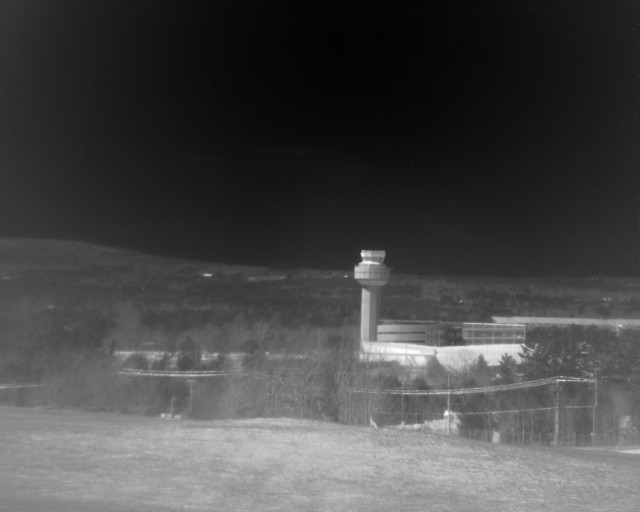
#> input picture images/original_image.jpg, 1280 x 1024 px (shown at 1/2 size)
$ python -i image_pyramid.py   (imports and definitions only)
#> lines starting #> are read from the running program, lines starting #| are printed output that depends on the picture; after the words box and inside, x2 and y2 are one past the last pixel; in counts of white or black regions, pixels touching at a corner belong together
import os
import cv2
import numpy as np
from scipy.ndimage import minimum_filter, maximum_filter

from exceptions import ImageNotFound

class Pyramid:
    def __init__(self,image_filename):
#> called with image_filename = 'images/original_image.jpg'
        try:
            if os.path.exists(image_filename) != True:
                raise ImageNotFound ("Error-Image not found")
            else:
                self.image = cv2.imread(image_filename,0)
#> self.image is the input picture: shape (1024, 1280); min 0, max 255, mean 71.5
        except ImageNotFound as e:
            print (e)
            exit(1)

    def displayImage(self, input= None):
        if input is None:
            cv2.imshow("window", self.image)
            cv2.waitKey(0)

    def downsample(self, input_image):
        return cv2.resize(input_image,None,fx=0.5, fy=0.5,
                                 interpolation=cv2.INTER_LINEAR)
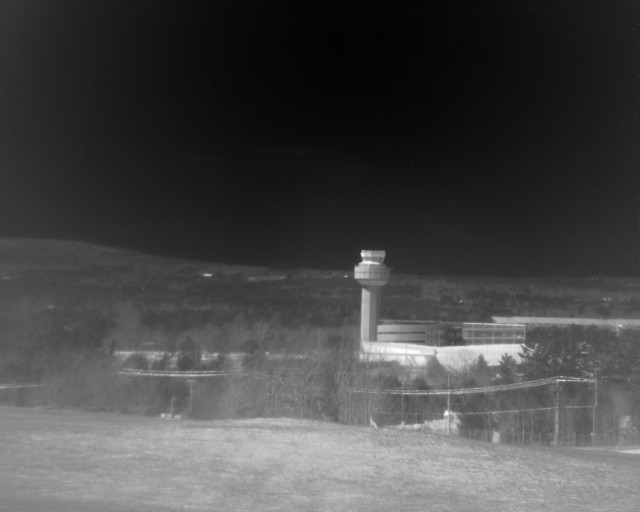
#> returned value: shape (512, 640); min 1, max 255, mean 71.7

    def upsample(self, input_image):
        return cv2.resize(input_image,None,fx=2.0, fy=2.0,
                                 interpolation=cv2.INTER_LINEAR)
#> returned value: shape (1024, 1280) float32

    def conv_filter(self, input_image):

        kernel1 = np.array(
            [[1.0 / 256, 4.0 / 256, 6.0 / 256, 4.0 / 256, 1.0 / 256],
        [4.0 / 256, 16.0 / 256, 24.0 / 256, 16.0 / 256, 4.0 / 256],
        [6.0 / 256, 24.0 / 256, 36.0 / 256, 24.0 / 256, 6.0 / 256],
        [4.0 / 256, 16.0 / 256, 24.0 / 256, 16.0 / 256, 4.0 / 256],
        [1.0 / 256, 4.0 / 256, 6.0 / 256, 4.0 / 256, 1.0 / 256]])

        filtered_image = cv2.filter2D(src=input_image.astype(np.float32), ddepth=-1, kernel=kernel1)
        return filtered_image

    def rolp(self,lowpass_image):
        output =cv2.divide(self.image.astype(np.float32), 4.0*lowpass_image.astype(np.float32))
        return output

    def adjust(self, rolp):

        output = np.zeros_like(self.image,np.float32)

        min_filtered = minimum_filter(rolp, size=(3,3), mode='constant')
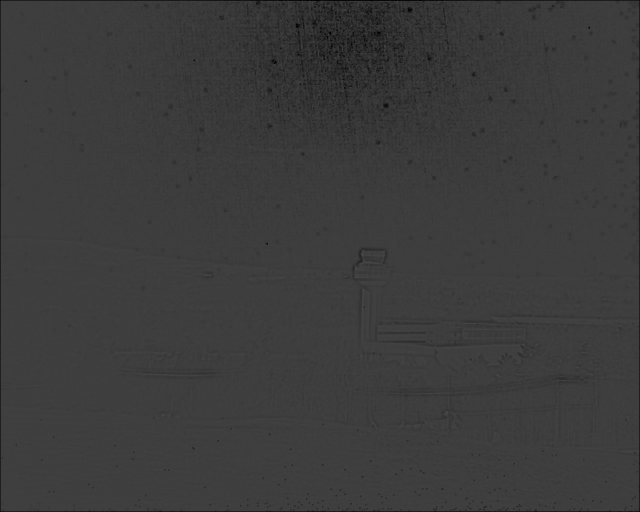
#> min_filtered: shape (1024, 1280) float32 (shown at 1/2 size); min 0, max 0.318, mean 0.235
        max_filtered = maximum_filter(rolp, size=(3,3), mode='constant'
                                      )
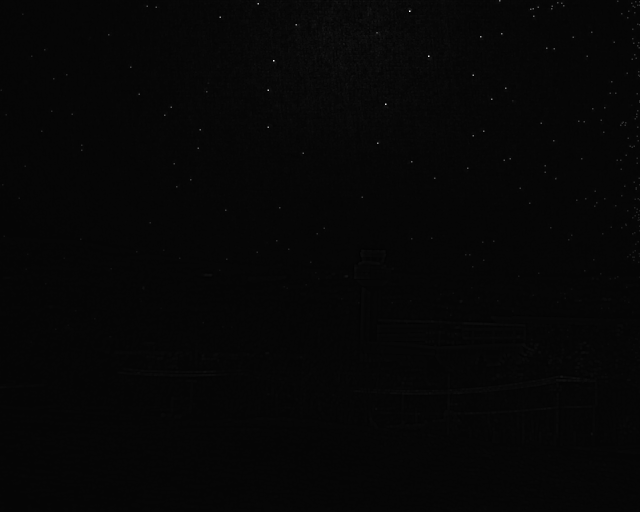
#> max_filtered: shape (1024, 1280) float32 (shown at 1/2 size); min 0.18, max 3.35, mean 0.262; drawn with min black and max white
        min_mask = rolp < 1.0
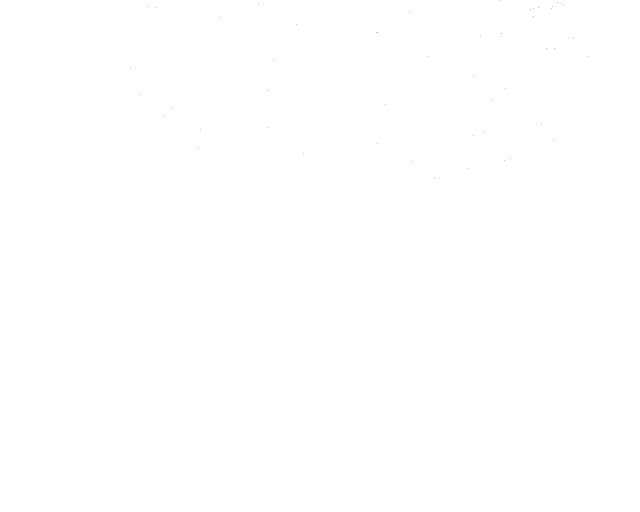
#> min_mask: shape (1024, 1280) bool (shown at 1/2 size); 100% white; black in thin lines or dots, all inside (x1, y1, x2, y2) = (261, 1, 1175, 357)
        output = np.where(min_mask, min_filtered, self.image)

        max_mask = rolp > 1.0
        output = np.where(max_mask, max_filtered, self.image)

        output = output * 3.0 * rolp
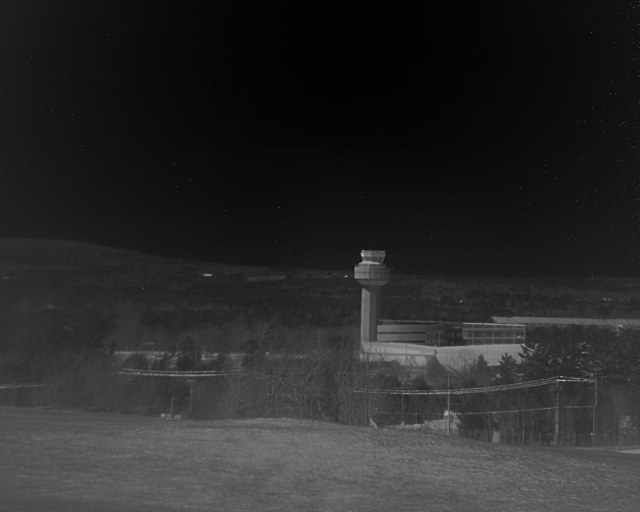
#> output: shape (1024, 1280) float32 (shown at 1/2 size); min 0, max 329, mean 53.6; drawn with min black and max white
        return output

    def run_algorithm(self):
        downsized_image = self.downsample(self.image)
        down_conv_filtered = self.conv_filter(downsized_image)
        up_sampled = self.upsample(down_conv_filtered)
        up_conv_filtered = self.conv_filter(up_sampled)
        lowpass_ratio = self.rolp(up_conv_filtered)
        final_image = self.adjust(lowpass_ratio)

        return final_image.astype(np.uint8)
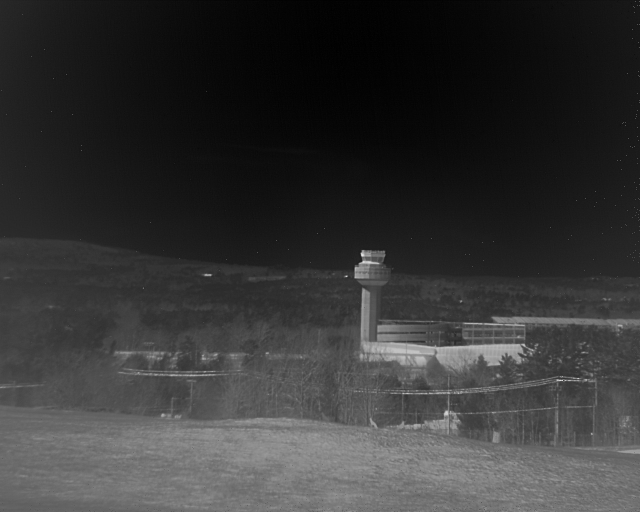
#> returned value: shape (1024, 1280) (shown at 1/2 size); min 0, max 254, mean 53.1

>>> result = Pyramid('images/original_image.jpg').run_algorithm()
